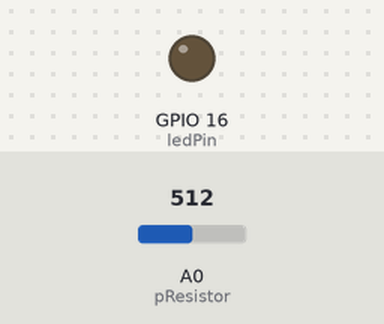
Simulated run of this sketch. Board: ESP8266 (NodeMCU). Parts: output pins drawn as LEDs (lit = HIGH). Inputs (shaded band) come from the test bench; at power-on: A0 (pResistor) = 512. WiFi joins after 1.5 s; servers stay silent unless stated; no MQTT or app messages arrive unless stated; what the sketch prints to the serial monitor is not drawn.

Above: at 2.7 s.
2.8 s: A0 (pResistor) set to 416
4.3 s: A0 (pResistor) set to 388
At 5.5 s:
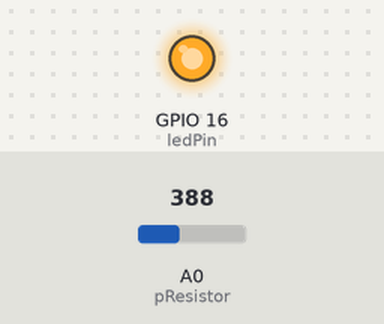
5.8 s: A0 (pResistor) set to 410
At 8.0 s:
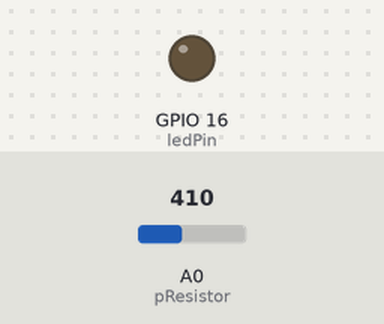
8.8 s: A0 (pResistor) set to 390
At 10.2 s:
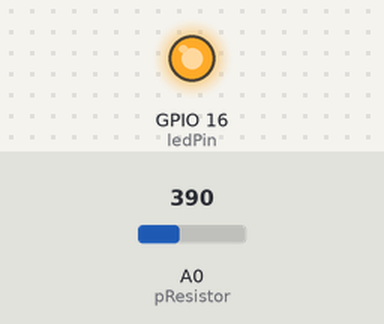
Timing chart, 0 to 11.3 s (numbered marks = the images above; inputs shaded):
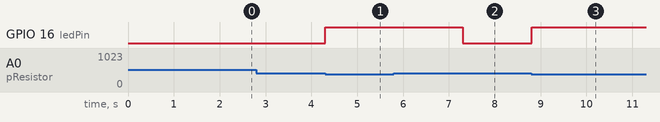

Measured:
- the behaviour switches between 400 and 399 on A0 (pResistor) (found by bisection; images 0 and 1)
- after the input at 4.3 s, GPIO 16 (ledPin): LOW → HIGH at once
- after the input at 5.8 s, GPIO 16 (ledPin): HIGH → LOW after 1.5 s
- after the input at 8.8 s, GPIO 16 (ledPin): LOW → HIGH at once

The sketch:

Light_Intensity_Publisher.ino
```cpp
#include <ESP8266WiFi.h>
#include <PubSubClient.h>

//SET THIS THREE VALUES IF TESTING THE CODE
//const char* ssid = "TP-Link_2AD8";
//const char* password = "14730078";
//const char* mqtt_server = "192.168.0.158";

// Chilka: I'm testing this at home so just change this three lines if you want to test it too
const char* ssid = "EBOX-9994";
const char* password = "97479ec13d";
const char* mqtt_server = "192.168.1.110";

//const char* ssid = "moto g power 1331";
//const char* password = "12345678";
//const char* mqtt_server = "192.168.76.10";
WiFiClient vanieriot;
PubSubClient client(vanieriot);

// light setup
const int pResistor = A0;
const int ledPin = 16; // equivalent D0
// Variables
int value;
char* ledStatus = "OFF";

void setup_wifi() {
  delay(10);
  // We start by connecting to a WiFi network
  Serial.println();
  Serial.print("Connecting to ");
  Serial.println(ssid);
  WiFi.begin(ssid, password);
  while (WiFi.status() != WL_CONNECTED) {
    delay(500);
    Serial.print(".");
  }
  Serial.println("");
  Serial.print("WiFi connected - ESP-8266 IP address: ");
  Serial.println(WiFi.localIP());
}

void callback(String topic, byte* message, unsigned int length) {
  Serial.print("Message arrived on topic: ");
  Serial.print(topic);
  Serial.print(". Message: ");
  String messagein;

  for (int i = 0; i < length; i++) {
    Serial.print((char)message[i]);
    messagein += (char)message[i];
  }

}
void reconnect() {
  while (!client.connected()) {
    Serial.print("Attempting MQTT connection...");
    if (client.connect("vanieriot")) {
      Serial.println("connected");

    } else {
      Serial.print("failed, rc=");
      Serial.print(client.state());
      Serial.println(" try again in 3 seconds");
      // Wait 5 seconds before retrying
      delay(3000);
    }
  }
}
void setup() {

  Serial.begin(115200);
  setup_wifi();
  client.setServer(mqtt_server, 1883);
  client.setCallback(callback);
  Serial.println();
  pinMode(ledPin, OUTPUT);
  pinMode(pResistor, INPUT);
}

void loop() {
  if (!client.connected()) {
    reconnect();
  }
  if (!client.loop())
    client.connect("vanieriot");

// get value of the light intensity
  value = analogRead(pResistor);
  digitalWrite(ledPin, LOW);
  Serial.println("Light intensity is: ");
  Serial.println(value);

  if (value < 400) {
    digitalWrite(ledPin, HIGH);
    ledStatus = "ON";
    Serial.println("Led Status Activated: ");
    Serial.println(ledStatus);
    delay(3000);
  }
//  else {
//    digitalWrite(ledPin, LOW);
//    ledStatus = "OFF";
//  }
   //publish value
   char pResistorValue[8];
   dtostrf(value, 6,2, pResistorValue);

   client.publish("esp/lightintensity", pResistorValue);
   client.publish("esp/lightswitch", ledStatus);

}
```
